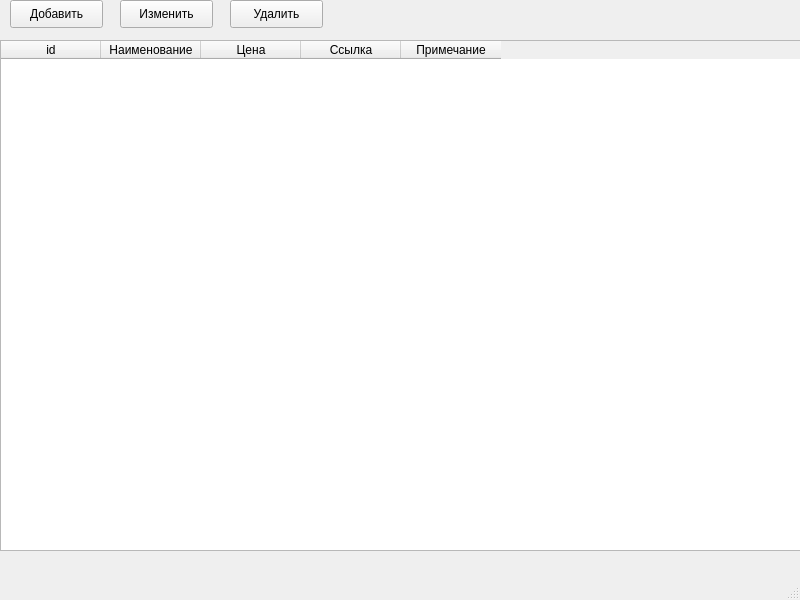
<?xml version="1.0" encoding="UTF-8"?>
<ui version="4.0">
 <class>MainWindow</class>
 <widget class="QMainWindow" name="MainWindow">
  <property name="geometry">
   <rect>
    <x>0</x>
    <y>0</y>
    <width>800</width>
    <height>600</height>
   </rect>
  </property>
  <property name="windowTitle">
   <string>MainWindow</string>
  </property>
  <widget class="QWidget" name="centralwidget">
   <widget class="QTableWidget" name="GridProduct">
    <property name="geometry">
     <rect>
      <x>0</x>
      <y>40</y>
      <width>801</width>
      <height>511</height>
     </rect>
    </property>
    <property name="autoFillBackground">
     <bool>false</bool>
    </property>
    <column>
     <property name="text">
      <string>id</string>
     </property>
    </column>
    <column>
     <property name="text">
      <string>Наименование</string>
     </property>
    </column>
    <column>
     <property name="text">
      <string>Цена</string>
     </property>
    </column>
    <column>
     <property name="text">
      <string>Ссылка</string>
     </property>
    </column>
    <column>
     <property name="text">
      <string>Примечание</string>
     </property>
    </column>
   </widget>
   <widget class="QPushButton" name="btnAdd">
    <property name="geometry">
     <rect>
      <x>10</x>
      <y>0</y>
      <width>93</width>
      <height>28</height>
     </rect>
    </property>
    <property name="text">
     <string>Добавить</string>
    </property>
   </widget>
   <widget class="QPushButton" name="btnEdit">
    <property name="geometry">
     <rect>
      <x>120</x>
      <y>0</y>
      <width>93</width>
      <height>28</height>
     </rect>
    </property>
    <property name="text">
     <string>Изменить</string>
    </property>
   </widget>
   <widget class="QPushButton" name="btnDelete">
    <property name="geometry">
     <rect>
      <x>230</x>
      <y>0</y>
      <width>93</width>
      <height>28</height>
     </rect>
    </property>
    <property name="text">
     <string>Удалить</string>
    </property>
   </widget>
  </widget>
  <widget class="QMenuBar" name="menubar">
   <property name="geometry">
    <rect>
     <x>0</x>
     <y>0</y>
     <width>800</width>
     <height>26</height>
    </rect>
   </property>
  </widget>
  <widget class="QStatusBar" name="statusbar"/>
 </widget>
 <resources/>
 <connections/>
</ui>
